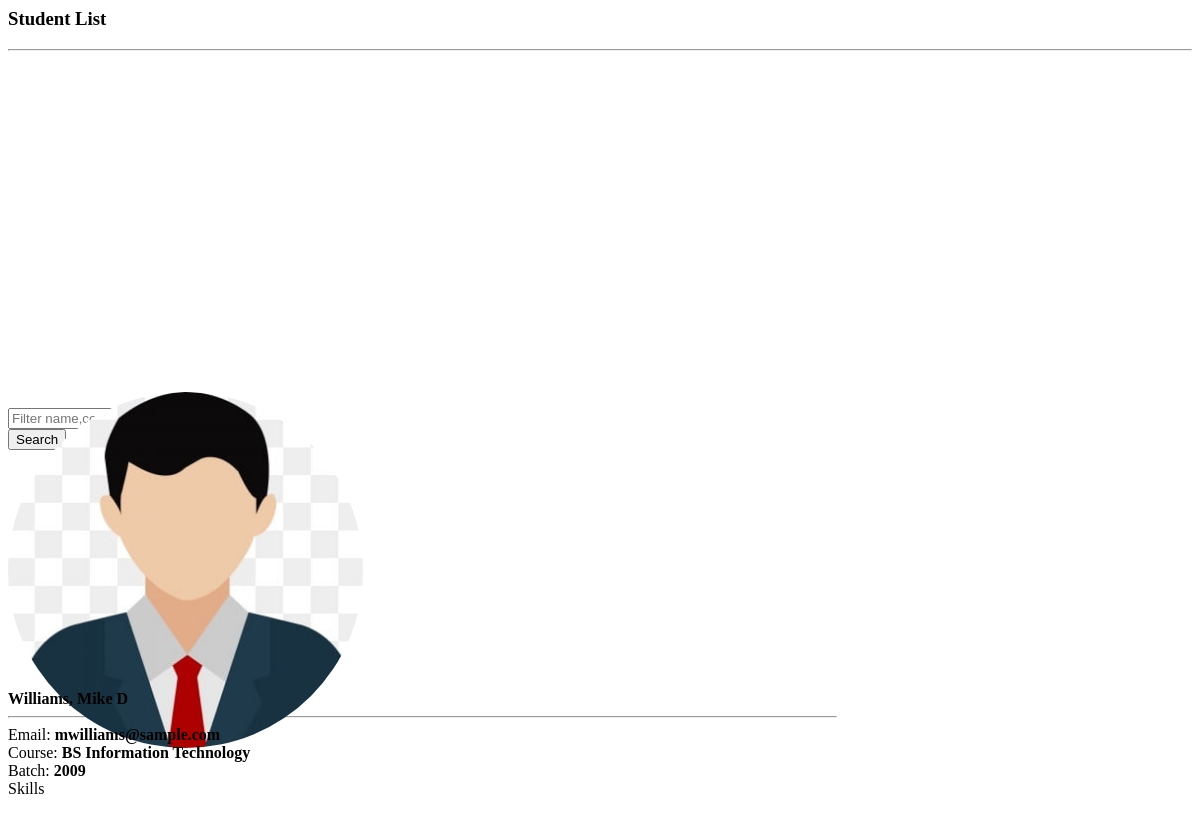
The app's page /alumni_list.php, older data.
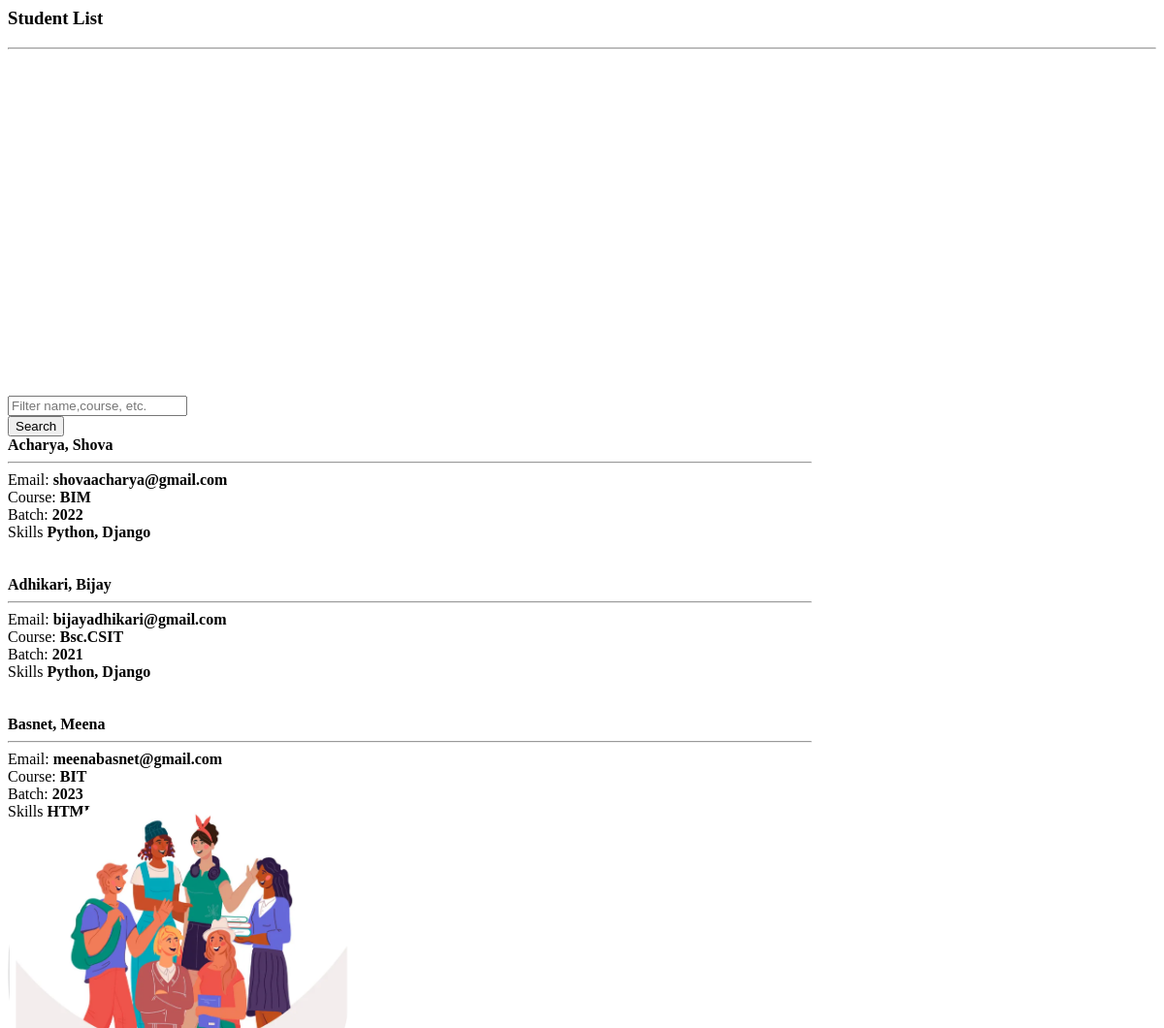
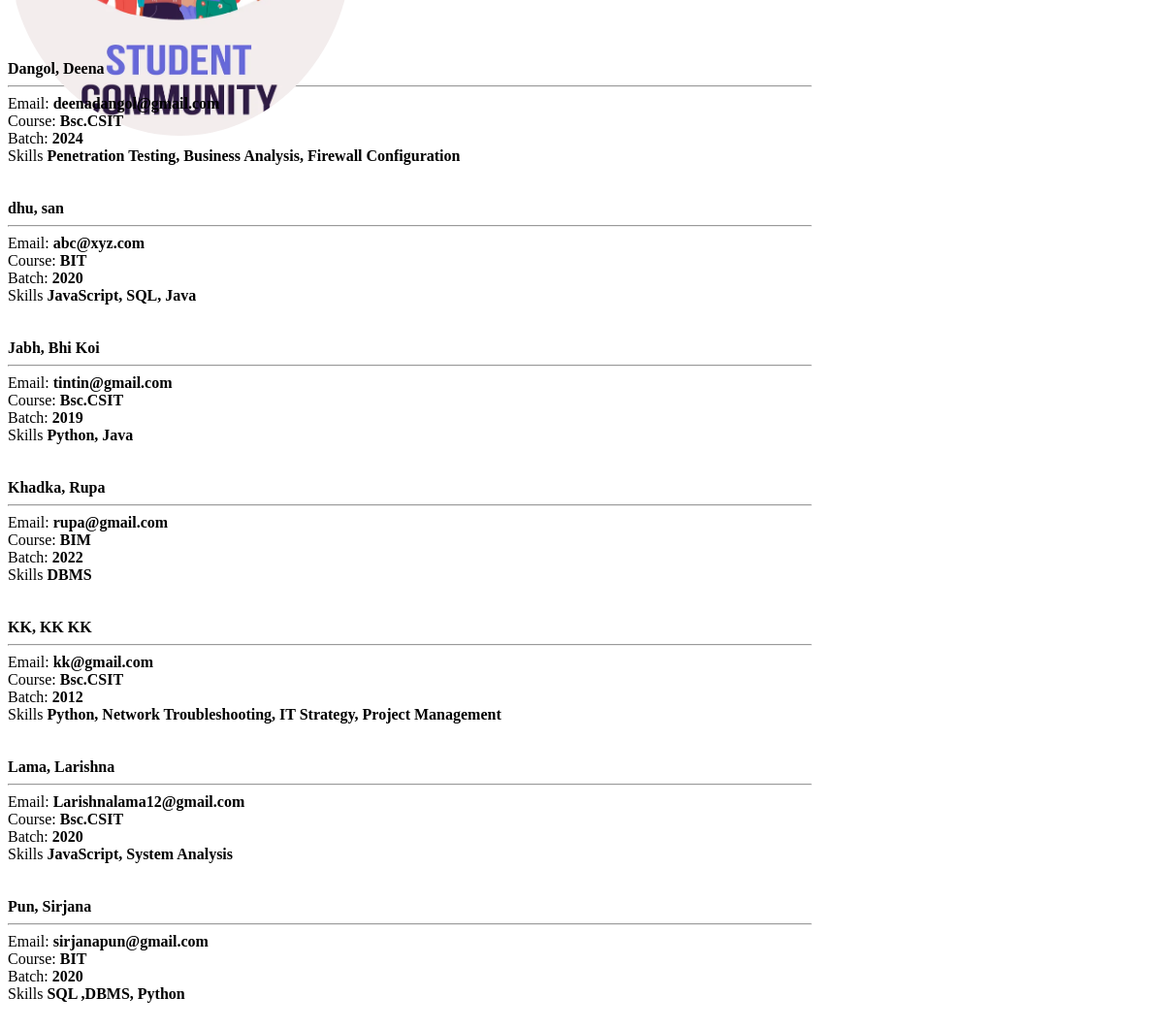
The same page, newer data (2 pictures, top to bottom).
### tables this page shows
CREATE TABLE `alumnus_bio` (
  `id` int(30) NOT NULL,
  `firstname` varchar(200) NOT NULL,
  `middlename` varchar(200) NOT NULL,
  `lastname` varchar(200) NOT NULL,
  `gender` varchar(10) NOT NULL,
  `batch` year(4) NOT NULL,
  `course_id` int(30) NOT NULL,
  `email` varchar(250) NOT NULL,
  `skills` text NOT NULL,
  `avatar` text NOT NULL,
  `status` tinyint(1) NOT NULL DEFAULT 0 COMMENT '0= Unverified, 1= Verified',
  `date_created` date NOT NULL DEFAULT current_timestamp()
);

CREATE TABLE `courses` (
  `id` int(30) NOT NULL,
  `course` text NOT NULL,
  `about` text NOT NULL
);

### alumni_list.php (the view, shortened to what this page needs)
<?php
include 'admin/db_connect.php';
?>
        <header class="masthead">
            <div class="container-fluid h-100">
                <div class="row h-100 align-items-center justify-content-center text-center">
                    <div class="col-lg-8 align-self-end mb-4 page-title">
                        <h3 class="text-white">Student List</h3>
                        <hr class="divider my-4" />
                    </div>
                </div>
            </div>
        </header>
        	<div class="container">
        		<div class="card mb-4 mt-4">
		        <div class="card-body">
		            <div class="row">
		                <div class="col-md-8">
		                    <div class="input-group mb-3">
		                      <input type="text" class="form-control" id="filter" placeholder="Filter name,course, etc." aria-label="Filter" aria-describedby="filter-field">
		                    </div>
		                </div>
		                <div class="col-md-4">
		                    <button class="btn btn-primary btn-block btn-sm" id="search">Search</button>
		                </div>
		            </div>
		        </div>
		    </div>
        	</div>
            <div class="container-fluid mt-3 pt-2">
                <div class="row-items">
                <div class="col-lg-12">
                    <div class="row">
                <?php
                $fpath = 'admin/assets/uploads';
                $alumni = $conn->query("SELECT a.*,c.course,Concat(a.lastname,', ',a.firstname,' ',a.middlename) as name from alumnus_bio a inner join courses c on c.id = a.course_id where a.status=1 order by Concat(a.lastname,', ',a.firstname,' ',a.middlename) asc");
                while($row = $alumni->fetch_assoc()):
                ?>
                <div class="col-md-4 item">
                <div class="card alumni-list" data-id="<?php echo $row['id'] ?>">
                        <div class="alumni-img" card-img-top>
                            <img src="<?php echo $fpath.'/'.$row['avatar'] ?>" alt="">
                        </div>
                    <div class="card-body">
                        <div class="row align-items-center h-100">
                            <div class="">
                                <div>
                                <p class="filter-txt"><b><?php echo $row['name'] ?></b></p>
                                <hr class="divider w-100" style="max-width: calc(100%)">
                                <p class="filter-txt">Email: <b><?php echo $row['email'] ?></b></p>
                                <p class="filter-txt">Course: <b><?php echo $row['course'] ?></b></p>
                                <p class="filter-txt">Batch: <b><?php echo $row['batch'] ?></b></p>
                                <p class="filter-txt">Skills <b><?php echo $row['skills'] ?></b></p>
                                    <br>
                                </div>
                            </div>
                        </div>
                    </div>
                </div>
                <br>
                </div>
                <?php endwhile; ?>
                </div>
                </div>
                </div>
            </div>

### alumni_list.php (style rules this page uses)
.alumni-list { cursor: pointer; border: unset; flex-direction: inherit; }
.alumni-img { width: calc(30%); max-height: 30vh; display: flex; align-items: center; justify-content: center; }
.alumni-list .card-body { width: calc(70%); }
.alumni-img img { border-radius: 100%; max-height: calc(100%); max-width: calc(100%); }
header.masthead,header.masthead:before { min-height: 50vh !important; height: 50vh !important }
.row-items { position: relative; }
.masthead { min-height: 23vh !important; height: 23vh !important; }
.masthead:before { min-height: 23vh !important; height: 23vh !important; }
.alumni-list p { margin:unset; }

Row changes from the older to the newer data that the page shows:
removed alumnus_bio: avatar (picture), name "Williams, Mike D", email "mwilliams@sample.com", course.course "BS Information Technology", batch "2009"
added alumnus_bio: name "Acharya, Shova", email "shovaacharya@gmail.com", course.course "BIM", batch "2022", skills "Python, Django"
added alumnus_bio: name "Adhikari, Bijay", email "bijayadhikari@gmail.com", course.course "Bsc.CSIT", batch "2021", skills "Python, Django"
added alumnus_bio: name "Basnet, Meena", email "meenabasnet@gmail.com", course.course "BIT", batch "2023", skills "HTML,…"
added alumnus_bio: avatar (picture), name "Dangol, Deena", email "deenadangol@gmail.com", course.course "Bsc.CSIT", batch "2024", skills "Penetration Testing, Business Analysis, Firewall Configuration"
added alumnus_bio: name "dhu, san", email "abc@xyz.com", course.course "BIT", batch "2020", skills "JavaScript, SQL, Java"
added alumnus_bio: name "Jabh, Bhi Koi", email "tintin@gmail.com", course.course "Bsc.CSIT", batch "2019", skills "Python, Java"
added alumnus_bio: name "Khadka, Rupa", email "rupa@gmail.com", course.course "BIM", batch "2022", skills "DBMS"
added alumnus_bio: name "KK, KK KK", email "kk@gmail.com", course.course "Bsc.CSIT", batch "2012", skills "Python, Network Troubleshooting, IT Strategy, Project Management"
added alumnus_bio: name "Lama, Larishna", email "Larishnalama12@gmail.com", course.course "Bsc.CSIT", batch "2020", skills "JavaScript, System Analysis"
added alumnus_bio: name "Pun, Sirjana", email "sirjanapun@gmail.com", course.course "BIT", batch "2020", skills "SQL ,DBMS, Python"
